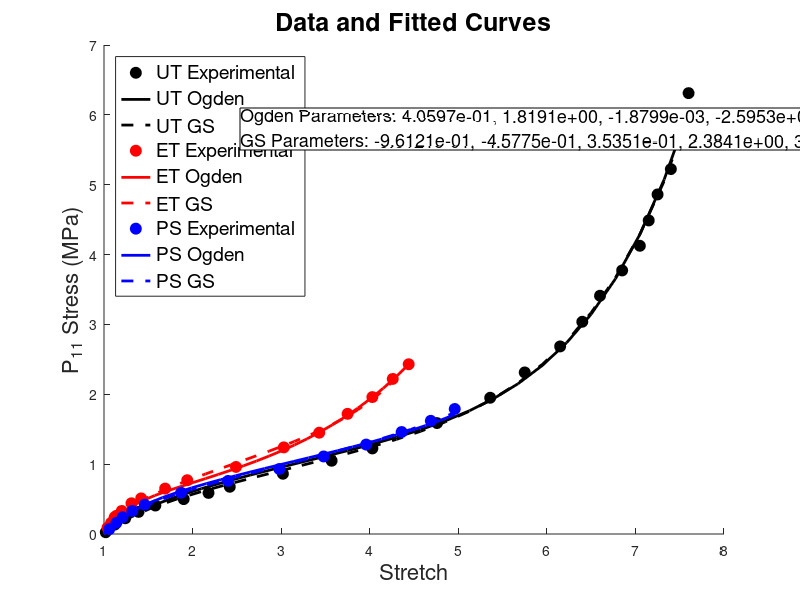
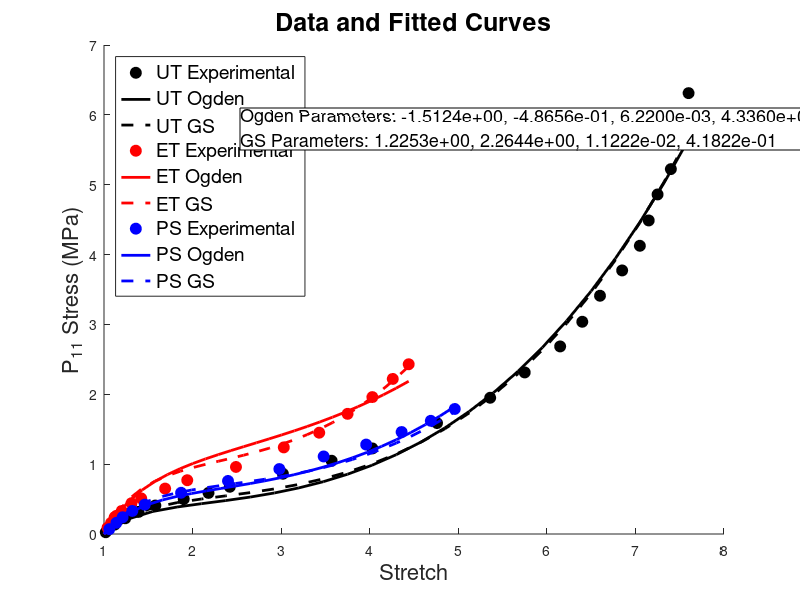

These charts were generated, in order, by the following MATLAB code:
%% This code is to draw figures by parameters input
% Ogden Model with 6 parameters and GS Model with 6 parameters
% Input variables are Ogden_paras and GS_paras

clc;clear;
close all

% loading data
Treloar_UT_strain = importdata("./Treloar-UT/strain.txt");
Treloar_UT_stress = importdata("./Treloar-UT/stress.txt");

Treloar_ET_strain = importdata("./Treloar-ET/strain.txt");
Treloar_ET_stress = importdata("./Treloar-ET/stress.txt");

Treloar_PS_strain = importdata("./Treloar-PS/strain.txt");
Treloar_PS_stress = importdata("./Treloar-PS/stress.txt");

% Ogden_paras = [mu_1, alpha_1, mu_2, alpha_2, mu_3, alpha_3]
% Unit of mu: MPa
Ogden_paras = [4.05965e-1, 1.819059, -1.879932e-3, -2.595254, 1.822613e-6, 8.189521];

% P_11 of Ogden Model
Ogden_UT = @(x, xdata) x(1) * ( xdata .^ (x(2) - 1.0) - xdata .^ (-0.5 * x(2) - 1.0) ) ... 
+ x(3) * ( xdata .^ (x(4) - 1.0) - xdata .^ (-0.5 * x(4) - 1.0) ) ...
+ x(5) * ( xdata .^ (x(6) - 1.0) - xdata .^ (-0.5 * x(6) - 1.0) );

Ogden_ET = @(x, xdata) x(1) * ( xdata .^ (x(2) - 1.0) - xdata .^ (-2.0 * x(2) - 1.0) ) ... 
+ x(3) * ( xdata .^ (x(4) - 1.0) - xdata .^ (-2.0 * x(4) - 1.0) ) ...
+ x(5) * ( xdata .^ (x(6) - 1.0) - xdata .^ (-2.0 * x(6) - 1.0) );

Ogden_PS = @(x, xdata) x(1) * ( xdata .^ (x(2) - 1.0) - xdata .^ (-1.0 * x(2) - 1.0) ) ... 
+ x(3) * ( xdata .^ (x(4) - 1.0) - xdata .^ (-1.0 * x(4) - 1.0) ) ...
+ x(5) * ( xdata .^ (x(6) - 1.0) - xdata .^ (-1.0 * x(6) - 1.0) );

% GS_paras = [n_1, m_1, mu_1, n_2, m_2, mu_2] 
% Unit of mu: MPa
GS_paras = [-9.612114e-1, -4.577532e-1, 3.535054e-1, 2.384084, 3.98994, 1.37801e-5];

% tool function for generalized strain
term1 = @(x, xdata) 2*x(3)*(xdata.^x(2) - xdata.^(-x(1))) .* ((x(2).*(xdata.^(x(2)-1)) + x(1).*(xdata.^(-x(1)-1)) )  / (x(2)+x(1)).^2);
term2 = @(x, xdata) 2*x(6)*(xdata.^x(5) - xdata.^(-x(4))) .* ((x(5).*(xdata.^(x(5)-1)) + x(4).*(xdata.^(-x(4)-1)) )  / (x(5)+x(4)).^2);

% P_11 of generalized strain
GS_UT = @(x, xdata) term1(x, xdata) + term2(x, xdata) - (xdata.^(-1.5)) .* ( term1(x, xdata.^(-0.5)) + term2(x, xdata.^(-0.5)) );
GS_ET = @(x, xdata) term1(x, xdata) + term2(x, xdata) - (xdata.^(-3.0)) .* ( term1(x, xdata.^(-2.0)) + term2(x, xdata.^(-2.0)) );
GS_PS = @(x, xdata) term1(x, xdata) + term2(x, xdata) - (xdata.^(-2.0)) .* ( term1(x, xdata.^(-1.0)) + term2(x, xdata.^(-1.0)) );

% Prescribed stretch
x_UT = linspace(1.0, max(Treloar_UT_strain), 25);
x_ET = linspace(1.0, max(Treloar_ET_strain), 25);
x_PS = linspace(1.0, max(Treloar_PS_strain), 25);

% Plot
figure;
set(gcf, 'Position', [100, 100, 1000, 1000]); 
hold on;

plot(Treloar_UT_strain, Treloar_UT_stress, 'ko', 'MarkerFaceColor', 'k', 'MarkerSize', 8); 
plot(x_UT, Ogden_UT(Ogden_paras, x_UT), 'Color', 'k', 'LineWidth', 2, 'LineStyle', '-');
plot(x_UT, GS_UT(GS_paras, x_UT), 'Color', 'k', 'LineWidth', 2, 'LineStyle', '--');

plot(Treloar_ET_strain, Treloar_ET_stress, 'ro', 'MarkerFaceColor', 'r', 'MarkerSize', 8); 
plot(x_ET, Ogden_ET(Ogden_paras, x_ET), 'Color', 'r', 'LineWidth', 2, 'LineStyle', '-');
plot(x_ET, GS_ET(GS_paras, x_ET), 'Color', 'r', 'LineWidth', 2, 'LineStyle', '--');

plot(Treloar_PS_strain, Treloar_PS_stress, 'bo', 'MarkerFaceColor', 'b', 'MarkerSize', 8); 
plot(x_PS, Ogden_PS(Ogden_paras, x_PS), 'Color', 'b', 'LineWidth', 2, 'LineStyle', '-');
plot(x_PS, GS_PS(GS_paras, x_PS), 'Color', 'b', 'LineWidth', 2, 'LineStyle', '--');

hold off;

legend('UT Experimental', 'UT Ogden', 'UT GS',...
       'ET Experimental', 'ET Ogden', 'ET GS',...
       'PS Experimental', 'PS Ogden', 'PS GS',...
       'Location', 'northwest', 'FontSize', 14);

title('Data and Fitted Curves', 'FontSize', 18);
xlabel('Stretch', 'FontSize', 16);
ylabel('P_{11} Stress (MPa)', 'FontSize', 16);

% Displaying parameters with scientific notation and four significant figures
Ogden_paras_str = arrayfun(@(x) num2str(x, '%.4e'), Ogden_paras, 'UniformOutput', false);
GS_paras_str = arrayfun(@(x) num2str(x, '%.4e'), GS_paras, 'UniformOutput', false);

% Concatenating parameter strings for display
Ogden_paras_disp = ['Ogden Parameters: ', strjoin(Ogden_paras_str, ', ')];
GS_paras_disp = ['GS Parameters: ', strjoin(GS_paras_str, ', ')];

% Annotation box for displaying parameters
dim = [0.3, 0.75, 0.3, 0.15];
str = {Ogden_paras_disp, GS_paras_disp};
annotation('textbox', dim, 'String', str, 'FitBoxToText', 'on', 'FontSize', 13, 'BackgroundColor', 'white');

% Exporting the figure
saveas(gcf, 'Ogden_vs_GS_6.png');

%% This code is to draw figures by parameters input
% Ogden Model with 6 parameters and GS Model with 4 parameters
% Input variables are Ogden_paras and GS_paras

clc;clear;
close all

% loading data
Treloar_UT_strain = importdata("./Treloar-UT/strain.txt");
Treloar_UT_stress = importdata("./Treloar-UT/stress.txt");

Treloar_ET_strain = importdata("./Treloar-ET/strain.txt");
Treloar_ET_stress = importdata("./Treloar-ET/stress.txt");

Treloar_PS_strain = importdata("./Treloar-PS/strain.txt");
Treloar_PS_stress = importdata("./Treloar-PS/stress.txt");

% Ogden_paras = [mu_1, alpha_1, mu_2, alpha_2]
% Unit of mu: MPa
Ogden_paras = [-1.512367, -4.865593e-1, 6.220023e-3, 4.336023];

% P_11 of Ogden Model
Ogden_UT = @(x, xdata) x(1) * ( xdata .^ (x(2) - 1.0) - xdata .^ (-0.5 * x(2) - 1.0) ) ... 
+ x(3) * ( xdata .^ (x(4) - 1.0) - xdata .^ (-0.5 * x(4) - 1.0) );

Ogden_ET = @(x, xdata) x(1) * ( xdata .^ (x(2) - 1.0) - xdata .^ (-2.0 * x(2) - 1.0) ) ... 
+ x(3) * ( xdata .^ (x(4) - 1.0) - xdata .^ (-2.0 * x(4) - 1.0) );

Ogden_PS = @(x, xdata) x(1) * ( xdata .^ (x(2) - 1.0) - xdata .^ (-1.0 * x(2) - 1.0) ) ... 
+ x(3) * ( xdata .^ (x(4) - 1.0) - xdata .^ (-1.0 * x(4) - 1.0) );

% GS_paras = [n_1, m_1, mu_1, mu2] 
% Unit of mu: MPa
GS_paras = [1.225253, 2.264374, 1.122219e-2, 4.182241e-1];

% tool function for generalized strain
term1 = @(x, xdata) 2*x(3)*(xdata.^x(2) - xdata.^(-x(1))) .* ((x(2).*(xdata.^(x(2)-1)) + x(1).*(xdata.^(-x(1)-1)) )  / (x(2)+x(1)).^2);
term2 = @(x, xdata) 2*x(4).*log(xdata)./xdata;

% P_11 of generalized strain
GS_UT = @(x, xdata) term1(x, xdata) + term2(x, xdata) - (xdata.^(-1.5)) .* ( term1(x, xdata.^(-0.5)) + term2(x, xdata.^(-0.5)) );
GS_ET = @(x, xdata) term1(x, xdata) + term2(x, xdata) - (xdata.^(-3.0)) .* ( term1(x, xdata.^(-2.0)) + term2(x, xdata.^(-2.0)) );
GS_PS = @(x, xdata) term1(x, xdata) + term2(x, xdata) - (xdata.^(-2.0)) .* ( term1(x, xdata.^(-1.0)) + term2(x, xdata.^(-1.0)) );

% Prescribed stretch
x_UT = linspace(1.0, max(Treloar_UT_strain), 25);
x_ET = linspace(1.0, max(Treloar_ET_strain), 25);
x_PS = linspace(1.0, max(Treloar_PS_strain), 25);

% Plot
figure;
set(gcf, 'Position', [100, 100, 1000, 1000]); 
hold on;

plot(Treloar_UT_strain, Treloar_UT_stress, 'ko', 'MarkerFaceColor', 'k', 'MarkerSize', 8); 
plot(x_UT, Ogden_UT(Ogden_paras, x_UT), 'Color', 'k', 'LineWidth', 2, 'LineStyle', '-');
plot(x_UT, GS_UT(GS_paras, x_UT), 'Color', 'k', 'LineWidth', 2, 'LineStyle', '--');

plot(Treloar_ET_strain, Treloar_ET_stress, 'ro', 'MarkerFaceColor', 'r', 'MarkerSize', 8); 
plot(x_ET, Ogden_ET(Ogden_paras, x_ET), 'Color', 'r', 'LineWidth', 2, 'LineStyle', '-');
plot(x_ET, GS_ET(GS_paras, x_ET), 'Color', 'r', 'LineWidth', 2, 'LineStyle', '--');

plot(Treloar_PS_strain, Treloar_PS_stress, 'bo', 'MarkerFaceColor', 'b', 'MarkerSize', 8); 
plot(x_PS, Ogden_PS(Ogden_paras, x_PS), 'Color', 'b', 'LineWidth', 2, 'LineStyle', '-');
plot(x_PS, GS_PS(GS_paras, x_PS), 'Color', 'b', 'LineWidth', 2, 'LineStyle', '--');
hold off;

legend('UT Experimental', 'UT Ogden', 'UT GS',...
       'ET Experimental', 'ET Ogden', 'ET GS',...
       'PS Experimental', 'PS Ogden', 'PS GS',...
       'Location', 'northwest', 'FontSize', 14);

title('Data and Fitted Curves', 'FontSize', 18);
xlabel('Stretch', 'FontSize', 16);
ylabel('P_{11} Stress (MPa)', 'FontSize', 16);

% Displaying parameters with scientific notation and four significant figures
Ogden_paras_str = arrayfun(@(x) num2str(x, '%.4e'), Ogden_paras, 'UniformOutput', false);
GS_paras_str = arrayfun(@(x) num2str(x, '%.4e'), GS_paras, 'UniformOutput', false);

% Concatenating parameter strings for display
Ogden_paras_disp = ['Ogden Parameters: ', strjoin(Ogden_paras_str, ', ')];
GS_paras_disp = ['GS Parameters: ', strjoin(GS_paras_str, ', ')];

% Annotation box for displaying parameters
dim = [0.3, 0.75, 0.3, 0.15];
str = {Ogden_paras_disp, GS_paras_disp};
annotation('textbox', dim, 'String', str, 'FitBoxToText', 'on', 'FontSize', 13, 'BackgroundColor', 'white');

% Exporting the figure
saveas(gcf, 'Ogden_vs_GS_4.png');